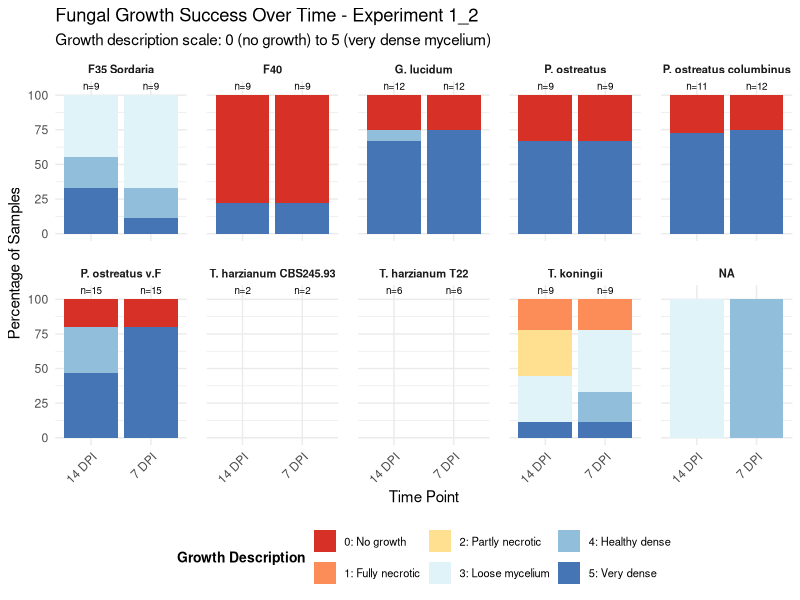
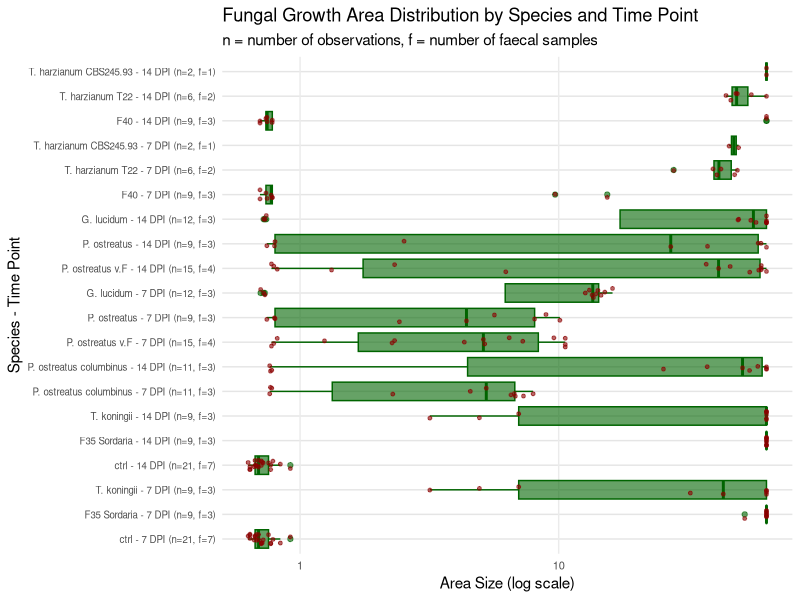
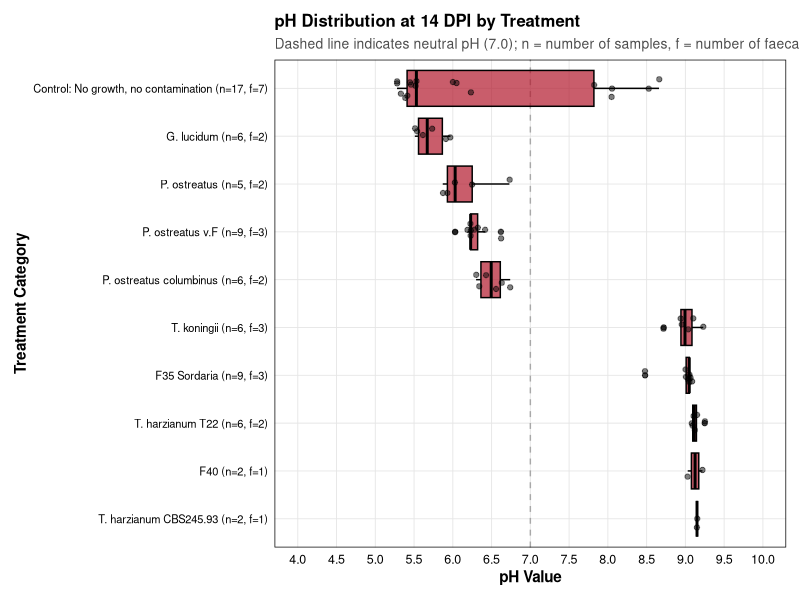
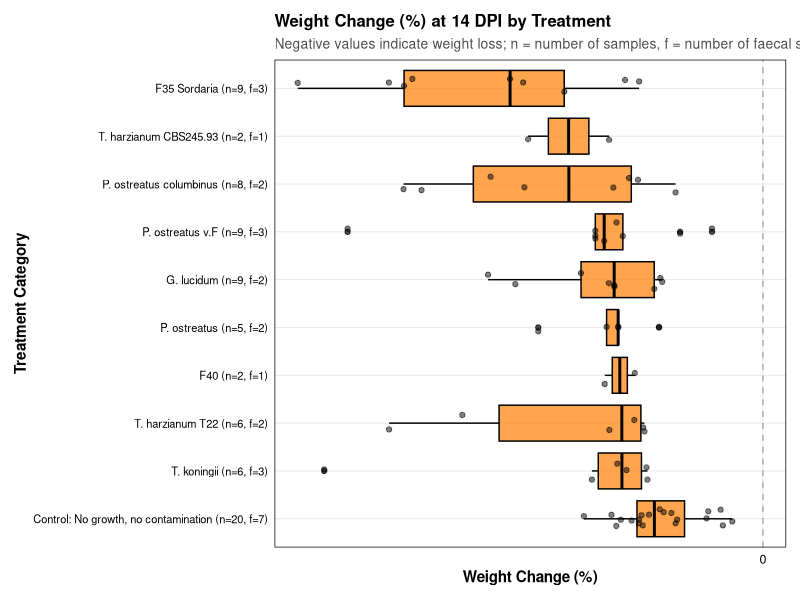
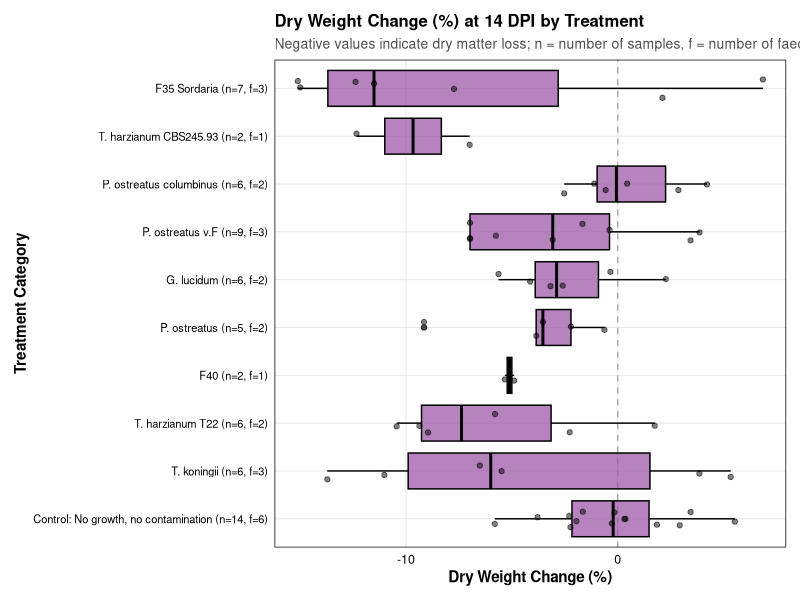
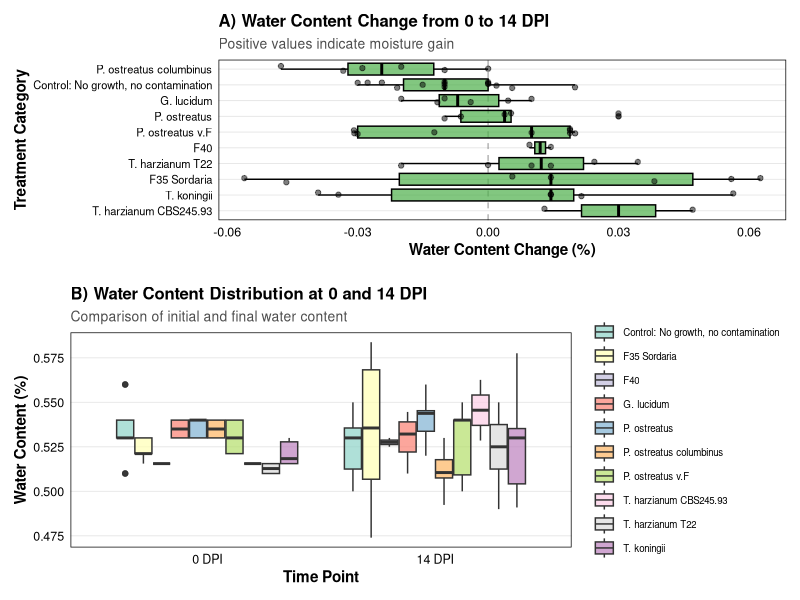
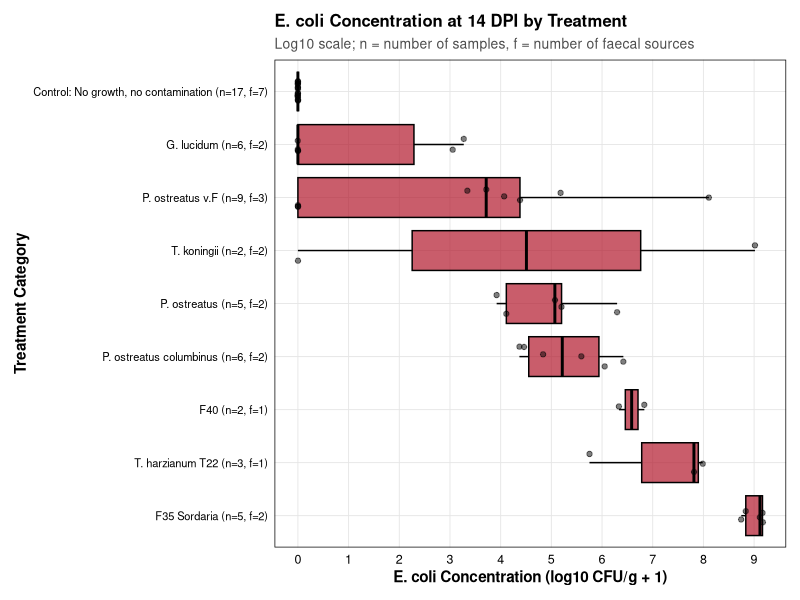
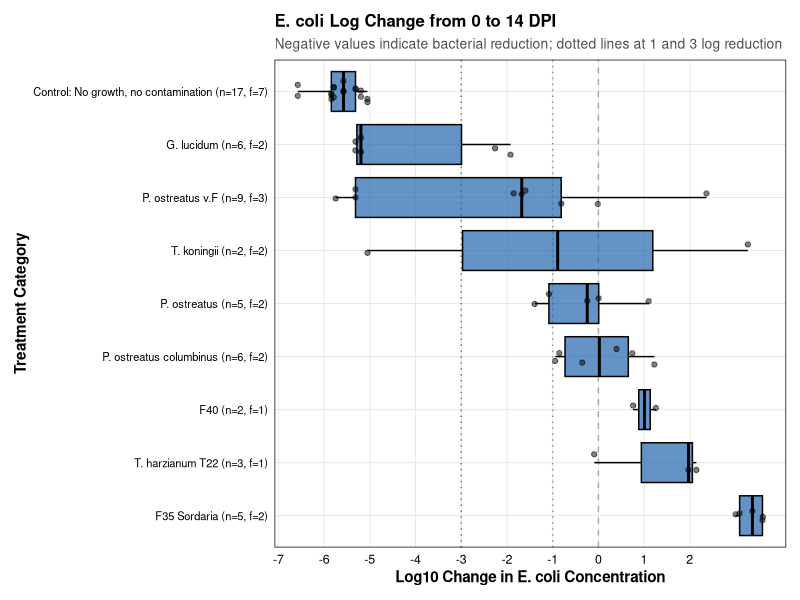

These figures' R source, in order:
## ---- chunk 1
# ============================================
# LOAD REQUIRED LIBRARIES
# ============================================
library(tidyverse)    # Data manipulation and visualization
library(ggplot2)      # Advanced plotting
library(knitr)        # Report generation
library(kableExtra)   # Enhanced tables
library(gridExtra)    # Plot arrangements
library(scales)       # Scale functions for plots

# ============================================
# DEFINE HELPER FUNCTIONS
# ============================================

# Function to create treatment categories consistently
categorize_treatment <- function(data) {
  data %>%
    mutate(
      treatment_category = case_when(
        species == "ctrl" & growth_status_14dpi == "No growth, no contamination" ~ 
          "Control: No growth, no contamination",
        species == "ctrl" & growth_status_14dpi == "Growth, contaminated" ~ 
          "Control: Growth, contaminated",
        species != "ctrl" & growth_status_14dpi == "Growth, no contamination" ~ 
          species,
        species != "ctrl" & growth_status_14dpi == "Growth, contaminated" ~ 
          paste0(species, " (contaminated)"),
        TRUE ~ "Other"
      )
    ) %>%
    filter(treatment_category != "Other")
}

# Function to add sample and faecal counts to data
add_count_labels <- function(data, group_var = "treatment_category") {
  data %>%
    group_by(across(all_of(group_var))) %>%
    mutate(
      n_samples = n(),
      n_faecal = n_distinct(id_faeces)
    ) %>%
    ungroup()
}

# Function to create custom labels with counts
create_count_labels <- function(data, category_var = "treatment_category") {
  data %>%
    distinct(across(all_of(c(category_var, "n_samples", "n_faecal")))) %>%
    mutate(custom_label = paste0(!!sym(category_var), " (n=", n_samples, ", f=", n_faecal, ")"))
}

# Function to apply custom labels to factor
apply_custom_labels <- function(data, labels_df, category_var = "treatment_category") {
  data %>%
    left_join(labels_df, by = c(category_var, "n_samples", "n_faecal")) %>%
    mutate(!!sym(category_var) := factor(custom_label, 
                                         levels = labels_df %>%
                                           arrange(match(!!sym(category_var), levels(!!sym(category_var)))) %>%
                                           pull(custom_label)))
}

# Function to create summary statistics table
create_summary_table <- function(data, group_var, value_var, caption) {
  data %>%
    group_by(!!sym(group_var)) %>%
    summarise(
      n = n(),
      mean = round(mean(!!sym(value_var), na.rm = TRUE), 2),
      sd = round(sd(!!sym(value_var), na.rm = TRUE), 2),
      median = round(median(!!sym(value_var), na.rm = TRUE), 2),
      min = round(min(!!sym(value_var), na.rm = TRUE), 2),
      max = round(max(!!sym(value_var), na.rm = TRUE), 2),
      .groups = "drop"
    ) %>%
    kable(caption = caption,
          col.names = c(str_to_title(group_var), "n", "Mean", "SD", "Median", "Min", "Max")) %>%
    kable_styling(bootstrap_options = c("striped", "hover", "condensed"),
                  full_width = FALSE)
}

# ============================================
# DEFINE VISUALIZATION THEMES AND COLORS
# ============================================

# Color palettes
experiment_colors <- c("Experiment 1_1" = "#2166AC", "Experiment 1_2" = "#B2182B")
species_colors <- c("P. ostreatus columbinus" = "#2166AC", "G. lucidum" = "#B2182B")

# Define publication theme
theme_publication <- function() {
  theme_minimal(base_size = 10) +
  theme(
    axis.title = element_text(size = 11, face = "bold"),
    axis.text = element_text(size = 9, color = "black"),
    axis.text.y = element_text(size = 9, lineheight = 0.8),
    plot.title = element_text(size = 12, face = "bold", hjust = 0),
    plot.subtitle = element_text(size = 10, hjust = 0, color = "gray30"),
    panel.grid.minor = element_blank(),
    panel.grid.major.x = element_blank(),
    panel.grid.major.y = element_line(color = "grey90", size = 0.3),
    panel.border = element_rect(color = "black", fill = NA, size = 0.5),
    plot.margin = margin(t = 10, r = 10, b = 10, l = 10, unit = "pt"),
    legend.title = element_text(size = 10, face = "bold"),
    legend.text = element_text(size = 9)
  )
}

# ============================================
# LOAD AND VALIDATE DATA
# ============================================

# Load processed datasets
experiment_1_2 <- read_csv("../data/processed/experiment_1_2_joined.csv", 
                          show_col_types = FALSE)
experiment_1_2_filtered <- read_csv("../data/processed/experiment_1_2_ph_weight_ecoli.csv", 
                                   show_col_types = FALSE)

# Data quality summary
data_summary <- tribble(
  ~"Dataset", ~"Total Samples", ~"Filtered Samples", ~"Species Count",
  "Experiment 1_2", nrow(experiment_1_2), nrow(experiment_1_2_filtered), 
  n_distinct(experiment_1_2$species)
)

kable(data_summary, caption = "Data Quality Summary") %>%
  kable_styling(bootstrap_options = c("striped", "hover"), full_width = FALSE)
## ---- chunk 2
# ============================================
# PREPARE GROWTH SUCCESS DATA
# ============================================

# Transform growth data to long format
growth_success_data <- experiment_1_2 %>%
  select(id_treatment, species, growth_description_7dpi, growth_description_14dpi) %>%
  pivot_longer(
    cols = matches("growth_description_\\d+dpi"),
    names_to = "time_point",
    values_to = "growth_description",
    names_pattern = "growth_description_(\\d+)dpi"
  ) %>%
  mutate(
    time_point = paste0(time_point, " DPI"),
    growth_description = factor(growth_description),
    experiment = "Experiment 1_2"
  ) %>%
  drop_na(growth_description) %>%
  # Filter out Control and NA species
  filter(!species %in% c("ctrl", "Control", "NA") & !is.na(species))

# Calculate success proportions
growth_success_summary <- growth_success_data %>%
  count(species, time_point, growth_description) %>%
  add_count(species, time_point, wt = n, name = "total") %>%
  mutate(percentage = (n / total) * 100)

# Order species by success rate
species_order <- growth_success_summary %>%
  filter(time_point == "14 DPI", growth_description %in% c(4, 5)) %>%
  group_by(species) %>%
  summarise(success_rate = sum(percentage), .groups = "drop") %>%
  arrange(desc(success_rate)) %>%
  pull(species)

growth_success_summary <- growth_success_summary %>%
  mutate(species = factor(species, levels = species_order))

# Calculate replicate counts
replicate_info <- growth_success_data %>%
  count(species, time_point, name = "n_replicates") %>%
  mutate(
    label = paste0("n=", n_replicates),
    percentage = 101  # Position above bars
  )
## ---- chunk 3
# ============================================
# CREATE GROWTH SUCCESS PLOT (PRESERVING ORIGINAL AESTHETICS)
# ============================================

plot_exp2 <- growth_success_summary %>%
  ggplot(aes(x = time_point, y = percentage, fill = as.character(growth_description))) +
  geom_col(position = "stack") +
  geom_text(data = replicate_info, 
            aes(x = time_point, y = percentage, label = label),
            inherit.aes = FALSE, size = 2.5, vjust = -0.5) +
  facet_wrap(~ species, ncol = 5) +
  scale_fill_manual(values = c("0" = "#d73027", 
                              "1" = "#fc8d59", 
                              "2" = "#fee090",
                              "3" = "#e0f3f8", 
                              "4" = "#91bfdb", 
                              "5" = "#4575b4"),
                    name = "Growth Description",
                    labels = c("0" = "0: No growth",
                              "1" = "1: Fully necrotic",
                              "2" = "2: Partly necrotic",
                              "3" = "3: Loose mycelium",
                              "4" = "4: Healthy dense",
                              "5" = "5: Very dense")) +
  labs(title = "Fungal Growth Success Over Time - Experiment 1_2",
       subtitle = "Growth description scale: 0 (no growth) to 5 (very dense mycelium)",
       x = "Time Point",
       y = "Percentage of Samples") +
  theme_minimal() +
  theme(axis.text.x = element_text(angle = 45, hjust = 1),
        legend.position = "bottom",
        legend.title = element_text(size = 10, face = "bold"),
        legend.text = element_text(size = 8),
        strip.text = element_text(size = 8, face = "bold"),
        panel.spacing = unit(1, "lines")) +
  ylim(0, 105)

print(plot_exp2)

# Summary statistics
growth_success_data %>%
  filter(time_point == "14 DPI") %>%
  group_by(species) %>%
  summarise(
    n_total = n(),
    n_success = sum(growth_description %in% c(4, 5)),
    success_rate = round((n_success / n_total) * 100, 1),
    mean_score = round(mean(as.numeric(as.character(growth_description))), 2),
    .groups = "drop"
  ) %>%
  arrange(desc(success_rate)) %>%
  kable(caption = "Growth Success Summary at 14 DPI",
        col.names = c("Species", "Total", "Successful", "Success Rate (%)", "Mean Score")) %>%
  kable_styling(bootstrap_options = c("striped", "hover"), full_width = FALSE)
## ---- chunk 4
# ============================================
# PREPARE AND ANALYZE GROWTH AREA DATA
# ============================================

# Transform area data to long format
area_data <- experiment_1_2 %>%
  filter(area_size_14dpi > 0) %>%
  select(id_treatment, species, area_size_7dpi, area_size_14dpi, id_faeces) %>%
  pivot_longer(
    cols = matches("area_size_\\d+dpi"),
    names_to = "time_point",
    values_to = "area_size",
    names_pattern = "area_size_(\\d+)dpi"
  ) %>%
  mutate(time_point = paste0(time_point, " DPI")) %>%
  drop_na(area_size) %>%
  filter(area_size > 0)

# Order species by median area at 14 DPI
area_order <- area_data %>%
  filter(time_point == "14 DPI") %>%
  group_by(species) %>%
  summarise(median_area = median(area_size), .groups = "drop") %>%
  arrange(desc(median_area)) %>%
  pull(species)

# Prepare data with counts and labels
area_plot_data <- area_data %>%
  mutate(
    species = factor(species, levels = rev(area_order)),
    species_time = paste0(species, " - ", time_point)
  ) %>%
  add_count_labels("species_time") %>%
  mutate(
    custom_label = paste0(species, " - ", time_point, " (n=", n_samples, ", f=", n_faecal, ")"),
    species_time = factor(custom_label, levels = unique(custom_label)[order(species, desc(time_point))])
  )
## ---- chunk 5
# ============================================
# CREATE AREA PLOT (PRESERVING ORIGINAL AESTHETICS)
# ============================================

area_plot_exp2 <- ggplot(area_plot_data, aes(x = area_size, y = species_time)) +
  geom_boxplot(fill = "darkgreen", alpha = 0.6, color = "darkgreen") +
  geom_point(alpha = 0.6, size = 1, color = "darkred", position = position_jitter(height = 0.2)) +
  labs(
    title = "Fungal Growth Area Distribution by Species and Time Point",
    subtitle = "n = number of observations, f = number of faecal samples",
    x = "Area Size (log scale)",
    y = "Species - Time Point"
  ) +
  theme_minimal() +
  theme(
    axis.text.y = element_text(size = 7, lineheight = 0.8),
    axis.text.x = element_text(size = 8),
    panel.grid.major.y = element_line(color = "grey90"),
    panel.grid.minor = element_blank(),
    plot.margin = margin(t = 5.5, r = 5.5, b = 5.5, l = 5.5, unit = "pt")
  ) +
  scale_x_log10(breaks = c(1, 10, 100, 1000, 10000),
                labels = comma)

print(area_plot_exp2)

# Summary statistics
area_data %>%
  filter(time_point == "14 DPI") %>%
  create_summary_table("species", "area_size", "Growth Area Summary at 14 DPI (mm²)")
## ---- chunk 6
# ============================================
# PREPARE pH DATA WITH OPTIMIZED PIPELINE
# ============================================

# Create pH data with treatment categories
ph_data <- experiment_1_2_filtered %>%
  filter(!is.na(ph_14dpi)) %>%
  categorize_treatment() %>%
  rename(ph_value = ph_14dpi)

# Calculate ordering
ph_order <- ph_data %>%
  group_by(treatment_category) %>%
  summarise(median_ph = median(ph_value), .groups = "drop") %>%
  arrange(median_ph) %>%
  pull(treatment_category)

# Prepare plot data with labels
ph_plot_data <- ph_data %>%
  mutate(treatment_category = factor(treatment_category, levels = rev(ph_order))) %>%
  add_count_labels()

# Create and apply custom labels
ph_labels <- create_count_labels(ph_plot_data)
ph_plot_data <- apply_custom_labels(ph_plot_data, ph_labels)
## ---- chunk 7
# ============================================
# CREATE pH PLOT (PRESERVING ORIGINAL AESTHETICS)
# ============================================

ph_plot_exp2 <- ggplot(ph_plot_data, aes(x = ph_value, y = treatment_category)) +
  geom_vline(xintercept = 7, linetype = "dashed", color = "gray40", size = 0.5, alpha = 0.5) +
  geom_boxplot(fill = "#B2182B", alpha = 0.7, color = "black", size = 0.5) +
  geom_point(alpha = 0.5, size = 1.5, position = position_jitter(height = 0.2)) +
  labs(
    title = "pH Distribution at 14 DPI by Treatment",
    subtitle = "Dashed line indicates neutral pH (7.0); n = number of samples, f = number of faecal sources",
    x = "pH Value",
    y = "Treatment Category"
  ) +
  theme_publication() +
  theme(
    axis.text.y = element_text(size = 8),
    panel.grid.major.x = element_line(color = "grey90", size = 0.3)
  ) +
  scale_x_continuous(breaks = seq(4, 10, 0.5), limits = c(4, 10))

print(ph_plot_exp2)

# Summary statistics
experiment_1_2_filtered %>%
  filter(!is.na(ph_14dpi)) %>%
  mutate(ph_change = ph_14dpi - ph_0dpi) %>%
  group_by(species) %>%
  summarise(
    n = n(),
    mean_initial = round(mean(ph_0dpi, na.rm = TRUE), 2),
    mean_final = round(mean(ph_14dpi, na.rm = TRUE), 2),
    mean_change = round(mean(ph_change, na.rm = TRUE), 2),
    .groups = "drop"
  ) %>%
  arrange(desc(mean_change)) %>%
  kable(caption = "pH Changes from 0 to 14 DPI",
        col.names = c("Species", "n", "Mean pH (0 DPI)", "Mean pH (14 DPI)", "Mean Change")) %>%
  kable_styling(bootstrap_options = c("striped", "hover"), full_width = FALSE)
## ---- chunk 8
# ============================================
# PREPARE WEIGHT CHANGE DATA
# ============================================

# Create weight data with treatment categories
weight_data <- experiment_1_2_filtered %>%
  filter(!is.na(weight_percent_change)) %>%
  categorize_treatment()

# Calculate ordering
weight_order <- weight_data %>%
  group_by(treatment_category) %>%
  summarise(median_change = median(weight_percent_change), .groups = "drop") %>%
  arrange(median_change) %>%
  pull(treatment_category)

# Prepare plot data
weight_plot_data <- weight_data %>%
  mutate(treatment_category = factor(treatment_category, levels = rev(weight_order))) %>%
  add_count_labels()

# Create and apply labels
weight_labels <- create_count_labels(weight_plot_data)
weight_plot_data <- apply_custom_labels(weight_plot_data, weight_labels)
## ---- chunk 9
# ============================================
# CREATE WEIGHT CHANGE PLOT (PRESERVING ORIGINAL AESTHETICS)
# ============================================

weight_change_plot_exp2 <- ggplot(weight_plot_data, aes(x = weight_percent_change, y = treatment_category)) +
  geom_vline(xintercept = 0, linetype = "dashed", color = "gray40", size = 0.5, alpha = 0.5) +
  geom_boxplot(fill = "#FF7F00", alpha = 0.7, color = "black", size = 0.5) +
  geom_point(alpha = 0.5, size = 1.5, position = position_jitter(height = 0.2)) +
  labs(
    title = "Weight Change (%) at 14 DPI by Treatment",
    subtitle = "Negative values indicate weight loss; n = number of samples, f = number of faecal sources",
    x = "Weight Change (%)",
    y = "Treatment Category"
  ) +
  theme_publication() +
  theme(
    axis.text.y = element_text(size = 8),
    panel.grid.major.x = element_line(color = "grey90", size = 0.3)
  ) +
  scale_x_continuous(breaks = seq(-60, 20, 10))

print(weight_change_plot_exp2)
## ---- chunk 10
# ============================================
# ANALYZE DRY WEIGHT CHANGES
# ============================================

# Prepare dry weight data
dry_weight_data <- weight_data %>%
  filter(!is.na(dry_weight_percent_change))

# Use same ordering as weight change
dry_weight_plot_data <- dry_weight_data %>%
  mutate(treatment_category = factor(treatment_category, levels = rev(weight_order))) %>%
  add_count_labels()

# Create and apply labels
dry_weight_labels <- create_count_labels(dry_weight_plot_data)
dry_weight_plot_data <- apply_custom_labels(dry_weight_plot_data, dry_weight_labels)

# Create plot (PRESERVING ORIGINAL AESTHETICS)
dry_weight_change_plot_exp2 <- ggplot(dry_weight_plot_data, aes(x = dry_weight_percent_change, y = treatment_category)) +
  geom_vline(xintercept = 0, linetype = "dashed", color = "gray40", size = 0.5, alpha = 0.5) +
  geom_boxplot(fill = "#984EA3", alpha = 0.7, color = "black", size = 0.5) +
  geom_point(alpha = 0.5, size = 1.5, position = position_jitter(height = 0.2)) +
  labs(
    title = "Dry Weight Change (%) at 14 DPI by Treatment",
    subtitle = "Negative values indicate dry matter loss; n = number of samples, f = number of faecal sources",
    x = "Dry Weight Change (%)",
    y = "Treatment Category"
  ) +
  theme_publication() +
  theme(
    axis.text.y = element_text(size = 8),
    panel.grid.major.x = element_line(color = "grey90", size = 0.3)
  ) +
  scale_x_continuous(breaks = seq(-100, 50, 10))

print(dry_weight_change_plot_exp2)

# Combined weight summary
weight_data %>%
  group_by(species) %>%
  summarise(
    n = n(),
    mean_wet_change = round(mean(weight_percent_change, na.rm = TRUE), 1),
    mean_dry_change = round(mean(dry_weight_percent_change, na.rm = TRUE), 1),
    .groups = "drop"
  ) %>%
  arrange(mean_wet_change) %>%
  kable(caption = "Weight Change Summary by Species",
        col.names = c("Species", "n", "Mean Wet Change (%)", "Mean Dry Change (%)")) %>%
  kable_styling(bootstrap_options = c("striped", "hover"), full_width = FALSE)
## ---- chunk 11
# ============================================
# ANALYZE WATER CONTENT CHANGES
# ============================================

# Prepare water content data
water_data <- experiment_1_2_filtered %>%
  filter(!is.na(water_content_0dpi) & !is.na(water_content_14dpi)) %>%
  mutate(water_content_change = water_content_14dpi - water_content_0dpi) %>%
  categorize_treatment()

# Create long format for time comparison
water_long <- water_data %>%
  select(id_treatment, treatment_category, water_content_0dpi, water_content_14dpi) %>%
  pivot_longer(
    cols = c(water_content_0dpi, water_content_14dpi),
    names_to = "time_point",
    values_to = "water_content",
    names_pattern = "water_content_(\\d+)dpi"
  ) %>%
  mutate(time_point = paste0(str_extract(time_point, "\\d+"), " DPI"))

# Calculate ordering
water_order <- water_data %>%
  group_by(treatment_category) %>%
  summarise(median_change = median(water_content_change, na.rm = TRUE), .groups = "drop") %>%
  arrange(median_change) %>%
  pull(treatment_category)

water_data <- water_data %>%
  mutate(treatment_category = factor(treatment_category, levels = rev(water_order)))

# Create plots (PRESERVING ORIGINAL AESTHETICS)
water_change_plot <- ggplot(water_data, aes(x = water_content_change, y = treatment_category)) +
  geom_vline(xintercept = 0, linetype = "dashed", color = "gray40", size = 0.5, alpha = 0.5) +
  geom_boxplot(fill = "#4DAF4A", alpha = 0.7, color = "black", size = 0.5) +
  geom_point(alpha = 0.5, size = 1.5, position = position_jitter(height = 0.2)) +
  labs(
    title = "A) Water Content Change from 0 to 14 DPI",
    subtitle = "Positive values indicate moisture gain",
    x = "Water Content Change (%)",
    y = "Treatment Category"
  ) +
  theme_publication() +
  theme(axis.text.y = element_text(size = 8))

water_timepoint_plot <- ggplot(water_long, aes(x = time_point, y = water_content, fill = treatment_category)) +
  geom_boxplot(alpha = 0.7, position = position_dodge(width = 0.8)) +
  labs(
    title = "B) Water Content Distribution at 0 and 14 DPI",
    subtitle = "Comparison of initial and final water content",
    x = "Time Point",
    y = "Water Content (%)"
  ) +
  theme_publication() +
  theme(
    legend.position = "right",
    legend.title = element_blank(),
    legend.text = element_text(size = 7)
  ) +
  scale_fill_brewer(palette = "Set3")

# Display both plots (PRESERVING ORIGINAL AESTHETICS)
library(gridExtra)
grid.arrange(water_change_plot, water_timepoint_plot, ncol = 1, heights = c(1, 1.2))
## ---- chunk 12
# ============================================
# ANALYZE E. COLI CONCENTRATIONS
# ============================================

# Prepare E. coli data
ecoli_data <- experiment_1_2_filtered %>%
  filter(!is.na(ecoli_conc) & ecoli_conc >= 0) %>%
  mutate(log_ecoli_14dpi = log10(ecoli_conc + 1)) %>%
  categorize_treatment()

# Calculate ordering
ecoli_order <- ecoli_data %>%
  group_by(treatment_category) %>%
  summarise(median_ecoli = median(log_ecoli_14dpi), .groups = "drop") %>%
  arrange(median_ecoli) %>%
  pull(treatment_category)

# Prepare plot data
ecoli_plot_data <- ecoli_data %>%
  mutate(
    treatment_category = factor(treatment_category, levels = rev(ecoli_order)),
    ecoli_concentration_plot = log_ecoli_14dpi
  ) %>%
  add_count_labels()

# Create and apply labels
ecoli_labels <- create_count_labels(ecoli_plot_data)
ecoli_plot_data <- apply_custom_labels(ecoli_plot_data, ecoli_labels)
## ---- chunk 13
# ============================================
# CREATE E. COLI CONCENTRATION PLOT (PRESERVING ORIGINAL AESTHETICS)
# ============================================

ecoli_conc_plot_exp2 <- ggplot(ecoli_plot_data, aes(x = ecoli_concentration_plot, y = treatment_category)) +
  geom_boxplot(fill = "#B2182B", alpha = 0.7, color = "black", size = 0.5, outlier.shape = NA) +
  geom_point(alpha = 0.5, size = 1.5, position = position_jitter(height = 0.2)) +
  labs(
    title = "E. coli Concentration at 14 DPI by Treatment",
    subtitle = "Log10 scale; n = number of samples, f = number of faecal sources",
    x = "E. coli Concentration (log10 CFU/g + 1)",
    y = "Treatment Category"
  ) +
  theme_publication() +
  theme(
    axis.text.y = element_text(size = 8),
    panel.grid.major.x = element_line(color = "grey90", size = 0.3)
  ) +
  scale_x_continuous(breaks = 0:10)

print(ecoli_conc_plot_exp2)
## ---- chunk 14
# ============================================
# ANALYZE E. COLI LOG CHANGES
# ============================================

# Calculate log changes
ecoli_change_data <- experiment_1_2_filtered %>%
  filter(!is.na(ecoli_conc) & ecoli_conc >= 0 & 
         !is.na(ecoli_conc_mean_0dpi) & ecoli_conc_mean_0dpi > 0) %>%
  mutate(
    log_ecoli_0dpi = log10(ecoli_conc_mean_0dpi),
    log_ecoli_14dpi = log10(ecoli_conc + 1),
    ecoli_log_change = log_ecoli_14dpi - log_ecoli_0dpi
  ) %>%
  categorize_treatment()

# Calculate ordering
ecoli_change_order <- ecoli_change_data %>%
  group_by(treatment_category) %>%
  summarise(median_change = median(ecoli_log_change), .groups = "drop") %>%
  arrange(median_change) %>%
  pull(treatment_category)

# Prepare plot data
ecoli_change_plot_data <- ecoli_change_data %>%
  mutate(treatment_category = factor(treatment_category, levels = rev(ecoli_change_order))) %>%
  add_count_labels()

# Create and apply labels
ecoli_change_labels <- create_count_labels(ecoli_change_plot_data)
ecoli_change_plot_data <- apply_custom_labels(ecoli_change_plot_data, ecoli_change_labels)
## ---- chunk 15
# ============================================
# CREATE E. COLI LOG CHANGE PLOT (PRESERVING ORIGINAL AESTHETICS)
# ============================================

ecoli_log_change_plot_exp2 <- ggplot(ecoli_change_plot_data, aes(x = ecoli_log_change, y = treatment_category)) +
  geom_vline(xintercept = 0, linetype = "dashed", color = "gray40", size = 0.5, alpha = 0.5) +
  geom_vline(xintercept = -1, linetype = "dotted", color = "darkgreen", size = 0.5, alpha = 0.5) +
  geom_vline(xintercept = -3, linetype = "dotted", color = "darkgreen", size = 0.5, alpha = 0.7) +
  geom_boxplot(fill = "#2166AC", alpha = 0.7, color = "black", size = 0.5) +
  geom_point(alpha = 0.5, size = 1.5, position = position_jitter(height = 0.2)) +
  labs(
    title = "E. coli Log Change from 0 to 14 DPI",
    subtitle = "Negative values indicate bacterial reduction; dotted lines at 1 and 3 log reduction",
    x = "Log10 Change in E. coli Concentration",
    y = "Treatment Category"
  ) +
  theme_publication() +
  theme(
    axis.text.y = element_text(size = 8),
    panel.grid.major.x = element_line(color = "grey90", size = 0.3)
  ) +
  scale_x_continuous(breaks = seq(-8, 2, 1))

print(ecoli_log_change_plot_exp2)

# Summary statistics
ecoli_change_data %>%
  group_by(species) %>%
  summarise(
    n = n(),
    mean_log_reduction = round(mean(-ecoli_log_change, na.rm = TRUE), 2),
    percent_1log = round(sum(ecoli_log_change <= -1) / n() * 100, 1),
    percent_3log = round(sum(ecoli_log_change <= -3) / n() * 100, 1),
    .groups = "drop"
  ) %>%
  arrange(desc(mean_log_reduction)) %>%
  kable(caption = "E. coli Log Reduction Summary",
        col.names = c("Species", "n", "Mean Log Reduction", "% ≥1 log", "% ≥3 log")) %>%
  kable_styling(bootstrap_options = c("striped", "hover"), full_width = FALSE)
## ---- chunk 16
# ============================================
# ANALYZE FAECAL PARAMETERS VS GROWTH SUCCESS
# ============================================

# Focus on two key species
growth_faecal_data <- experiment_1_2 %>%
  filter(species %in% c("P. ostreatus columbinus", "G. lucidum")) %>%
  filter(!is.na(area_size_14dpi)) %>%
  mutate(
    growth_success_binary = factor(ifelse(area_size_14dpi > 10, "1", "0"), levels = c("0", "1")),
    log_ecoli_0dpi = log10(ecoli_conc_mean_0dpi + 1)
  )

# Summary by species and growth
growth_faecal_data %>%
  group_by(species, growth_success_binary) %>%
  summarise(
    n = n(),
    mean_ph = round(mean(ph_0dpi, na.rm = TRUE), 2),
    mean_water = round(mean(water_content_0dpi, na.rm = TRUE), 1),
    mean_log_ecoli = round(mean(log_ecoli_0dpi, na.rm = TRUE), 2),
    .groups = "drop"
  ) %>%
  kable(caption = "Initial Faecal Parameters by Species and Growth Outcome",
        col.names = c("Species", "Growth Success", "n", "Mean pH", "Mean Water %", "Mean Log E.coli")) %>%
  kable_styling(bootstrap_options = c("striped", "hover"), full_width = FALSE)
## ---- chunk 17
# ============================================
# CREATE COMPARISON PLOTS (PRESERVING ORIGINAL AESTHETICS)
# ============================================

# pH plot
ph_plot <- ggplot(growth_faecal_data, aes(x = growth_success_binary, y = ph_0dpi, fill = species)) +
  geom_boxplot(alpha = 0.7, position = position_dodge(width = 0.8)) +
  geom_point(aes(color = species), alpha = 0.6, size = 1.5, 
             position = position_jitterdodge(jitter.width = 0.2, dodge.width = 0.8)) +
  labs(
    title = "A) Initial pH vs Growth Success by Species",
    subtitle = "P. ostreatus vs G. lucidum comparison",
    x = "Growth Outcome",
    y = "pH at 0 DPI",
    fill = "Species",
    color = "Species"
  ) +
  theme_publication() +
  scale_fill_manual(values = species_colors) +
  scale_color_manual(values = species_colors) +
  scale_x_discrete(labels = c("0" = "No Growth\n(≤10 mm²)", "1" = "Growth\n(>10 mm²)"))

# Water content plot
water_plot <- ggplot(growth_faecal_data, aes(x = growth_success_binary, y = water_content_0dpi, fill = species)) +
  geom_boxplot(alpha = 0.7, position = position_dodge(width = 0.8)) +
  geom_point(aes(color = species), alpha = 0.6, size = 1.5,
             position = position_jitterdodge(jitter.width = 0.2, dodge.width = 0.8)) +
  labs(
    title = "B) Initial Water Content vs Growth Success by Species",
    subtitle = "P. ostreatus vs G. lucidum comparison",
    x = "Growth Outcome",
    y = "Water Content at 0 DPI (%)",
    fill = "Species",
    color = "Species"
  ) +
  theme_publication() +
  scale_fill_manual(values = species_colors) +
  scale_color_manual(values = species_colors) +
  scale_x_discrete(labels = c("0" = "No Growth\n(≤10 mm²)", "1" = "Growth\n(>10 mm²)"))

# E. coli plot
ecoli_plot <- ggplot(growth_faecal_data, aes(x = growth_success_binary, y = log_ecoli_0dpi, fill = species)) +
  geom_boxplot(alpha = 0.7, position = position_dodge(width = 0.8)) +
  geom_point(aes(color = species), alpha = 0.6, size = 1.5,
             position = position_jitterdodge(jitter.width = 0.2, dodge.width = 0.8)) +
  labs(
    title = "C) Initial E. coli Concentration vs Growth Success by Species",
    subtitle = "P. ostreatus vs G. lucidum comparison",
    x = "Growth Outcome",
    y = "Log10(E. coli CFU/g + 1)",
    fill = "Species",
    color = "Species"
  ) +
  theme_publication() +
  scale_fill_manual(values = species_colors) +
  scale_color_manual(values = species_colors) +
  scale_x_discrete(labels = c("0" = "No Growth\n(≤10 mm²)", "1" = "Growth\n(>10 mm²)"))

# Combine plots (PRESERVING ORIGINAL AESTHETICS)
library(gridExtra)
grid.arrange(ph_plot, water_plot, ecoli_plot, ncol = 1)
